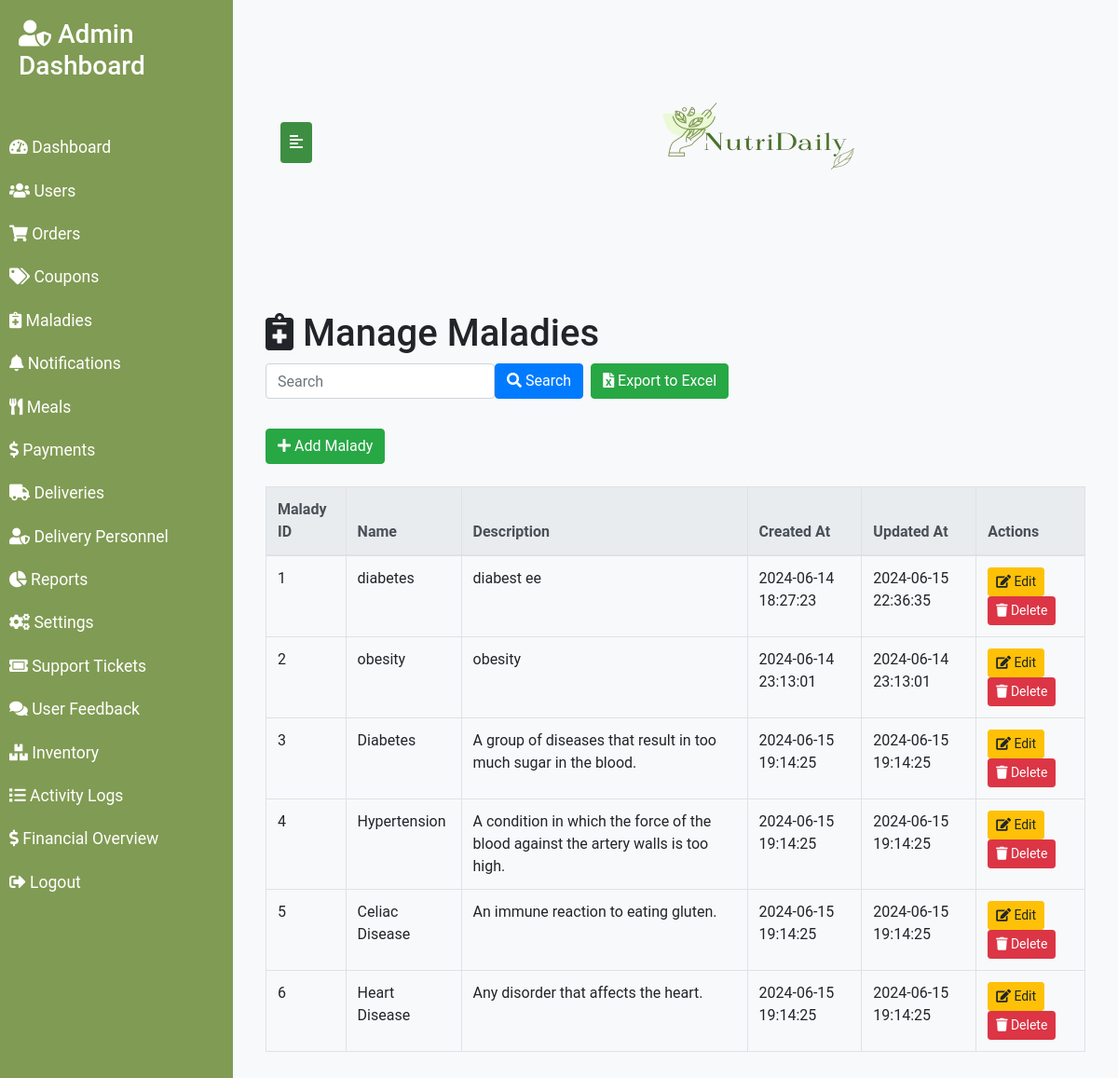
Page /maladies.php (signed in) on the earlier database version.
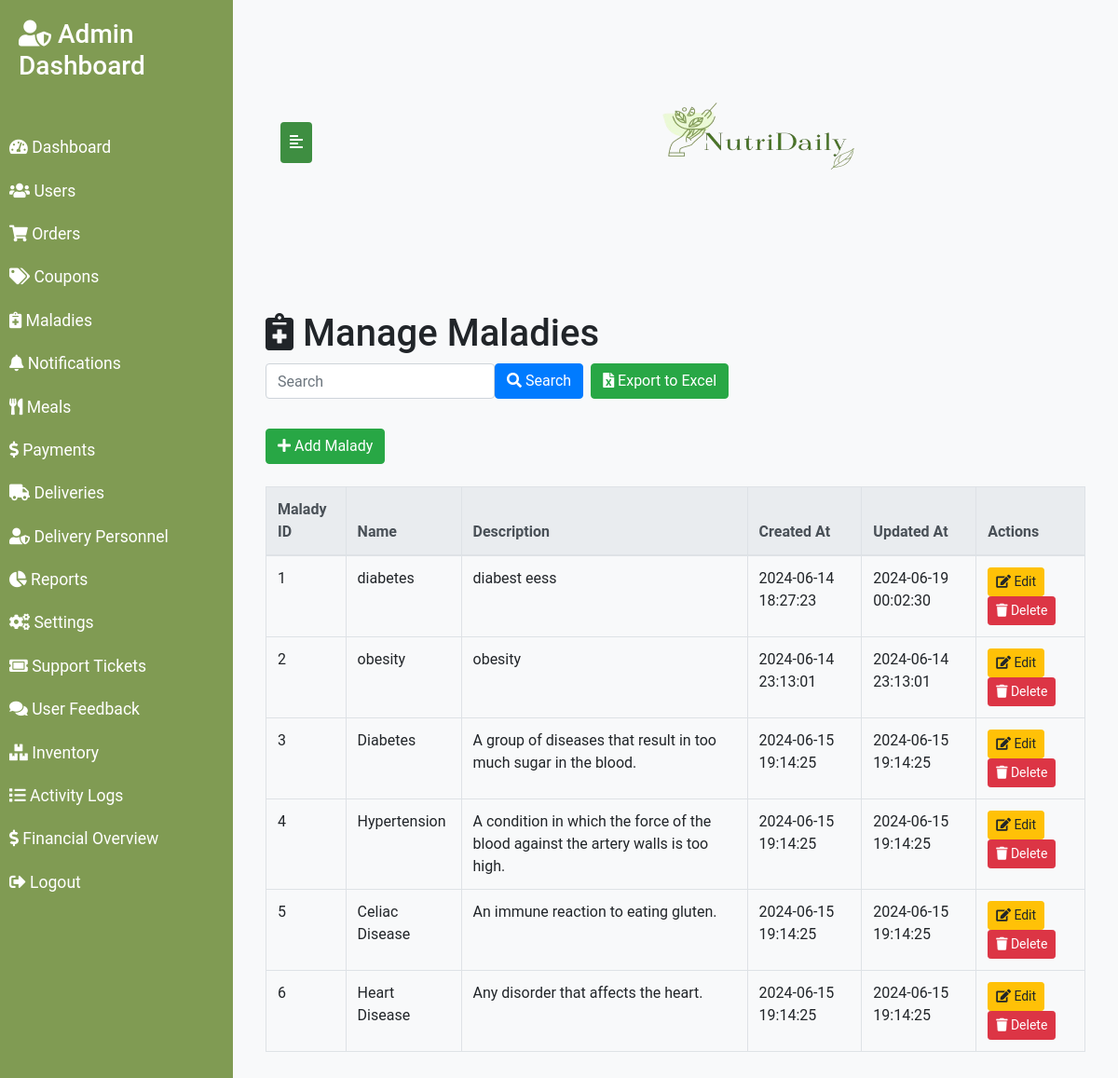
Same page on the later database version.
### tables this page shows
CREATE TABLE `maladies` (
  `malady_id` int(11) NOT NULL,
  `name` varchar(100) DEFAULT NULL,
  `description` text,
  `created_at` timestamp NOT NULL DEFAULT CURRENT_TIMESTAMP,
  `updated_at` timestamp NOT NULL DEFAULT CURRENT_TIMESTAMP ON UPDATE CURRENT_TIMESTAMP
);

### maladies.php (the view, shortened to what the changed rows need)
<?php
require 'config/db.php';
$search_query = "";
$search_sql = $search_query ? "WHERE name LIKE '%$search_query%' OR description LIKE '%$search_query%'" : "";
$sql = "SELECT * FROM maladies $search_sql";
$result = $conn->query($sql);
?>
<!DOCTYPE html>
<html lang="en">
<head>
    <link rel="stylesheet" href="https://maxcdn.bootstrapcdn.com/bootstrap/4.5.2/css/bootstrap.min.css">
    <link rel="stylesheet" href="https://cdnjs.cloudflare.com/ajax/libs/font-awesome/5.15.4/css/all.min.css">
</head>
<body>
<div class="wrapper">
    <div id="content">
        <div class="container mt-5">
            <h1><i class="fas fa-notes-medical"></i> Manage Maladies</h1>
            <table class="table table-bordered">
                <thead class="thead-light">
                    <tr>
                        <th>Malady ID</th>
                        <th>Name</th>
                        <th>Description</th>
                        <th>Created At</th>
                        <th>Updated At</th>
                        <th>Actions</th>
                    </tr>
                </thead>
                <tbody>
                    <?php while ($row = $result->fetch_assoc()): ?>
                        <tr>
                            <td><?php echo $row['malady_id']; ?></td>
                            <td><?php echo $row['name']; ?></td>
                            <td><?php echo $row['description']; ?></td>
                            <td><?php echo $row['created_at']; ?></td>
                            <td><?php echo $row['updated_at']; ?></td>
                            <td>
                                <button class="btn btn-sm btn-warning" data-toggle="modal" data-target="#editMaladyModal<?php echo $row['malady_id']; ?>"><i class="fas fa-edit"></i> Edit</button>
                                <a href="maladies.php?delete_malady=<?php echo $row['malady_id']; ?>" class="btn btn-sm btn-danger" onclick="return confirm('Are you sure you want to delete this malady?')"><i class="fas fa-trash"></i> Delete</a>
                            </td>
                        </tr>
                    <?php endwhile; ?>
                </tbody>
            </table>
        </div>
    </div>
</div>
</body>
</html>

Differences in the rows shown:
changed maladies "diabetes": description "diabest ee" → "diabest eess"; updated_at "2024-06-15 22:36:35" → "2024-06-19 00:02:30"
